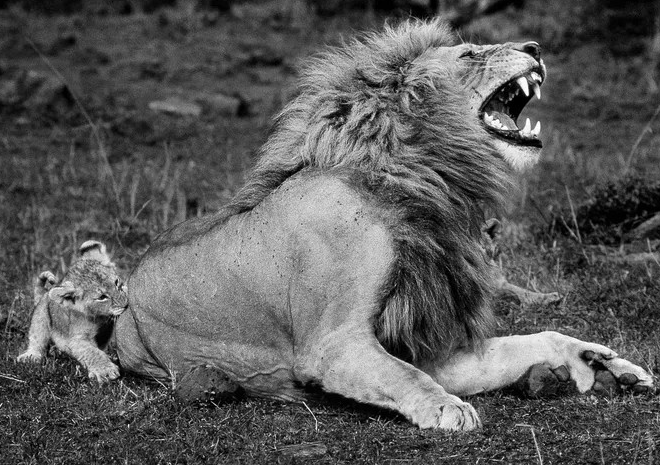
#> input picture dithering algorithms/jarvis-judice-ninke dithering/resources/lwy.png, 660 x 465 px
$ python dithering_jarvis_judice_ninke.py
#> lines starting #> are read from the running program, lines starting #| are printed output that depends on the picture
from PIL import Image
import numpy as np

# === CONFIGURATION ===
input_path = "resources/lwy.png"
output_a_path = "output/lwy_dithered_109.png"
output_b_path = "output/lwy_dithered_5levels.png"

# --- (a) 1-bit threshold ---
T = 109

# --- (b) 5-level quantization ranges ---
def quantize_5_levels(val):
    if val < 20:
        return 0
    elif val < 40:
        return 64
    elif val < 60:
        return 128
    elif val < 120:
        return 192
    else:
        return 255

# === Jarvis–Judice–Ninke kernel ===
# Relative positions (dx, dy) and their weights
JJN_KERNEL = [
    (1, 0, 7), (2, 0, 5),
    (-2, 1, 3), (-1, 1, 5), (0, 1, 7), (1, 1, 5), (2, 1, 3),
    (-2, 2, 1), (-1, 2, 3), (0, 2, 5), (1, 2, 3), (2, 2, 1)
]
JJN_DIVISOR = 48.0


def apply_jjn_dither(img_array, quantize_fn):
    """Apply JJN dithering using a given quantization function."""
    h, w = img_array.shape
    pixels = img_array.astype(np.float32).copy()

    for y in range(h):
        for x in range(w):
            old_pixel = pixels[y, x]
            new_pixel = quantize_fn(old_pixel)
            pixels[y, x] = new_pixel
            error = old_pixel - new_pixel

            # Diffuse error according to JJN
            for dx, dy, weight in JJN_KERNEL:
                nx = x + dx
                ny = y + dy
                if 0 <= nx < w and 0 <= ny < h:
                    pixels[ny, nx] += error * (weight / JJN_DIVISOR)

    return np.clip(pixels, 0, 255).astype(np.uint8)


# === LOAD IMAGE ===
img = Image.open(input_path).convert("L")
#> img is the input picture: PIL image 660x465 L; min 0, max 255, mean 91.4
gray = np.array(img, dtype=np.float32)

# --- (a) 1-bit reduction using threshold T = 109 ---
def quantize_1bit(val):
    return 255 if val >= T else 0

result_a = apply_jjn_dither(gray, quantize_1bit)
#> after the loop in apply_jjn_dither, `for y in range(h):`:
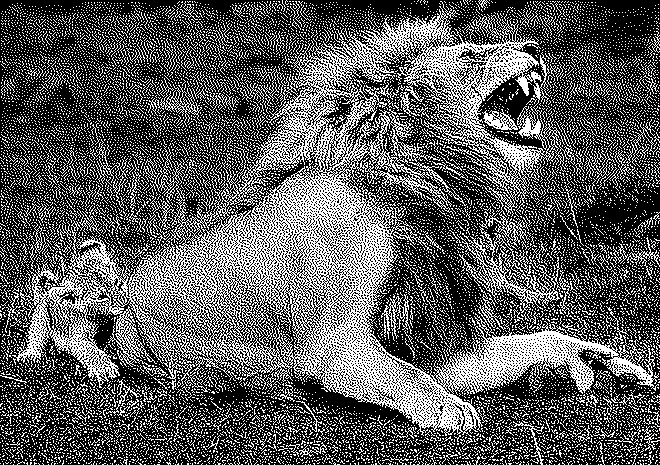
#> pixels: shape (465, 660) float32; 35.8% white in thin lines or dots
#> in apply_jjn_dither, `return np.clip(pixels, 0, 255).astype(np.uint8)`: returned value: shape (465, 660); 35.8% white in thin lines or dots
Image.fromarray(result_a, mode="L").save(output_a_path)
print(f"Saved 1-bit JJN dithered image (T={T}) → {output_a_path}")

# --- (b) 5-level quantization ---
result_b = apply_jjn_dither(gray, quantize_5_levels)
#> after the loop in apply_jjn_dither (call 2), `for y in range(h):`:
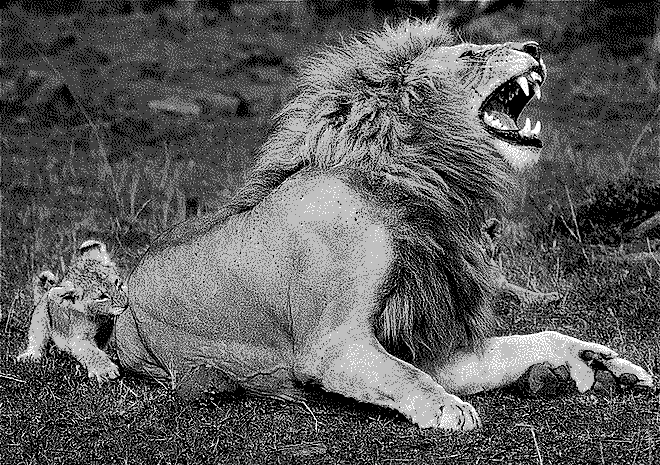
#> pixels: shape (465, 660) float32; min 0, max 255, mean 91.5
Image.fromarray(result_b, mode="L").save(output_b_path)
print(f"Saved 5-level JJN dithered image → {output_b_path}")
